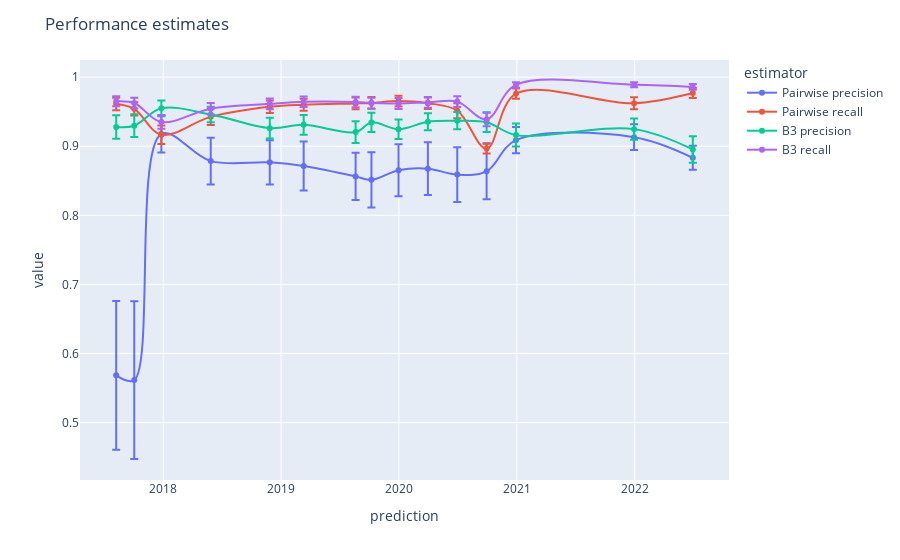

The cell this chart's notebook holds for it:
### Markdown cell above
## Performance Estimates

### Code cell
from er_evaluation.plots import plot_estimates
from er_evaluation.estimators import *

fig = plot_estimates(predictions, {"sample": reference, "weights": "cluster_size"})

fig

### Figure 1 — Plotly figure (JSON) as saved in the notebook; plotly's stock layout.template omitted (floating-point values rounded to 4 significant figures)
{"data": [{"error_y": {"array": [0.1076, 0.1142, 0.02698, 0.03381, 0.03209, 0.03548, 0.03428, 0.04001, 0.03757, 0.03823, 0.03973, 0.04046, 0.01906, 0.01862, 0.01739]}, "hovertemplate": "estimator=Pairwise precision<br>prediction=%{x}<br>value=%{y}<extra></extra>", "legendgroup": "Pairwise precision", "line": {"color": "#636efa", "dash": "solid", "shape": "spline"}, "marker": {"symbol": "circle"}, "mode": "markers+lines", "name": "Pairwise precision", "orientation": "v", "showlegend": true, "type": "scatter", "x": ["2017-08-08T00:00:00", "2017-10-03T00:00:00", "2017-12-26T00:00:00", "2018-05-28T00:00:00", "2018-11-27T00:00:00", "2019-03-12T00:00:00", "2019-08-20T00:00:00", "2019-10-08T00:00:00", "2019-12-31T00:00:00", "2020-03-31T00:00:00", "2020-06-30T00:00:00", "2020-09-29T00:00:00", "2020-12-29T00:00:00", "2021-12-30T00:00:00", "2022-06-30T00:00:00"], "xaxis": "x", "y": [0.5683, 0.5615, 0.9178, 0.8785, 0.8767, 0.8715, 0.8564, 0.8514, 0.8653, 0.8675, 0.8589, 0.8638, 0.9088, 0.9132, 0.8833], "yaxis": "y"}, {"error_y": {"array": [0.00908, 0.009478, 0.01345, 0.01171, 0.009041, 0.00875, 0.008451, 0.008361, 0.007618, 0.008175, 0.01092, 0.007116, 0.007293, 0.008784, 0.007237]}, "hovertemplate": "estimator=Pairwise recall<br>prediction=%{x}<br>value=%{y}<extra></extra>", "legendgroup": "Pairwise recall", "line": {"color": "#EF553B", "dash": "solid", "shape": "spline"}, "marker": {"symbol": "circle"}, "mode": "markers+lines", "name": "Pairwise recall", "orientation": "v", "showlegend": true, "type": "scatter", "x": ["2017-08-08T00:00:00", "2017-10-03T00:00:00", "2017-12-26T00:00:00", "2018-05-28T00:00:00", "2018-11-27T00:00:00", "2019-03-12T00:00:00", "2019-08-20T00:00:00", "2019-10-08T00:00:00", "2019-12-31T00:00:00", "2020-03-31T00:00:00", "2020-06-30T00:00:00", "2020-09-29T00:00:00", "2020-12-29T00:00:00", "2021-12-30T00:00:00", "2022-06-30T00:00:00"], "xaxis": "x", "y": [0.9611, 0.9541, 0.9166, 0.9425, 0.957, 0.9602, 0.962, 0.9628, 0.9653, 0.9623, 0.9515, 0.8967, 0.9761, 0.9622, 0.977], "yaxis": "y"}, {"error_y": {"array": [0.01691, 0.01645, 0.01136, 0.01127, 0.01512, 0.01434, 0.01573, 0.01392, 0.01419, 0.01229, 0.01254, 0.01423, 0.01667, 0.01536, 0.01915]}, "hovertemplate": "estimator=B3 precision<br>prediction=%{x}<br>value=%{y}<extra></extra>", "legendgroup": "B3 precision", "line": {"color": "#00cc96", "dash": "solid", "shape": "spline"}, "marker": {"symbol": "circle"}, "mode": "markers+lines", "name": "B3 precision", "orientation": "v", "showlegend": true, "type": "scatter", "x": ["2017-08-08T00:00:00", "2017-10-03T00:00:00", "2017-12-26T00:00:00", "2018-05-28T00:00:00", "2018-11-27T00:00:00", "2019-03-12T00:00:00", "2019-08-20T00:00:00", "2019-10-08T00:00:00", "2019-12-31T00:00:00", "2020-03-31T00:00:00", "2020-06-30T00:00:00", "2020-09-29T00:00:00", "2020-12-29T00:00:00", "2021-12-30T00:00:00", "2022-06-30T00:00:00"], "xaxis": "x", "y": [0.9279, 0.9297, 0.9549, 0.9459, 0.9262, 0.931, 0.9205, 0.9345, 0.9247, 0.9356, 0.937, 0.9348, 0.9161, 0.9248, 0.8953], "yaxis": "y"}, {"error_y": {"array": [0.007371, 0.007746, 0.009892, 0.008376, 0.00781, 0.007596, 0.007765, 0.007885, 0.008009, 0.007885, 0.007739, 0.009741, 0.003956, 0.003592, 0.004212]}, "hovertemplate": "estimator=B3 recall<br>prediction=%{x}<br>value=%{y}<extra></extra>", "legendgroup": "B3 recall", "line": {"color": "#ab63fa", "dash": "solid", "shape": "spline"}, "marker": {"symbol": "circle"}, "mode": "markers+lines", "name": "B3 recall", "orientation": "v", "showlegend": true, "type": "scatter", "x": ["2017-08-08T00:00:00", "2017-10-03T00:00:00", "2017-12-26T00:00:00", "2018-05-28T00:00:00", "2018-11-27T00:00:00", "2019-03-12T00:00:00", "2019-08-20T00:00:00", "2019-10-08T00:00:00", "2019-12-31T00:00:00", "2020-03-31T00:00:00", "2020-06-30T00:00:00", "2020-09-29T00:00:00", "2020-12-29T00:00:00", "2021-12-30T00:00:00", "2022-06-30T00:00:00"], "xaxis": "x", "y": [0.9651, 0.9625, 0.9351, 0.9544, 0.9614, 0.9645, 0.9641, 0.9624, 0.962, 0.9635, 0.9646, 0.9388, 0.9888, 0.989, 0.9859], "yaxis": "y"}], "layout": {"legend": {"title": {"text": "estimator"}, "tracegroupgap": 0}, "margin": {"t": 60}, "title": {"text": "Performance estimates"}, "xaxis": {"anchor": "y", "domain": [0, 1], "title": {"text": "prediction"}}, "yaxis": {"anchor": "x", "domain": [0, 1], "title": {"text": "value"}}}}
